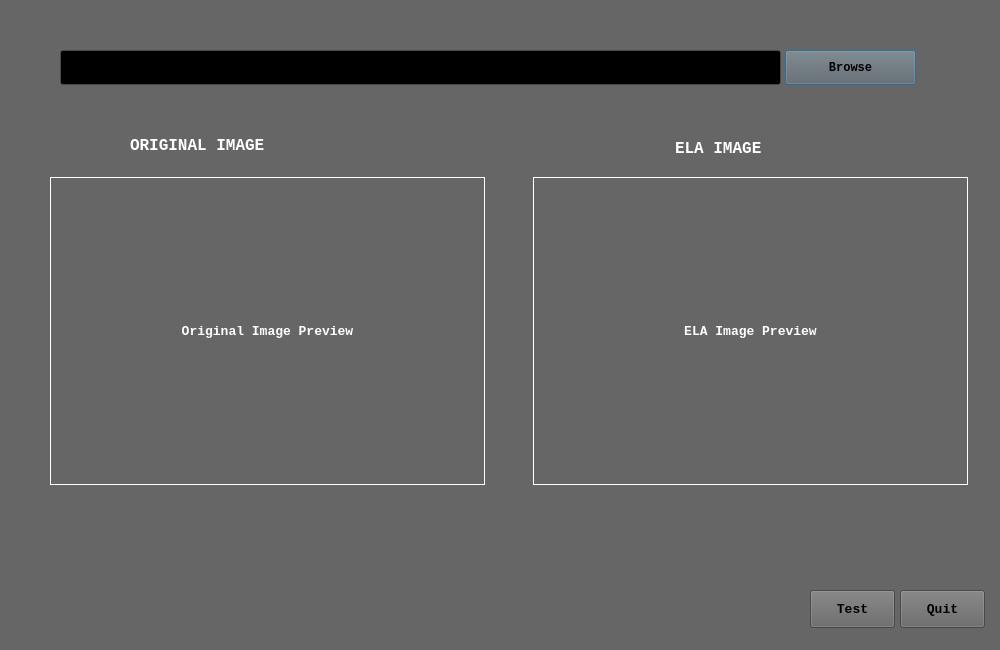
<?xml version="1.0" encoding="UTF-8"?>
<ui version="4.0">
 <class>Dialog</class>
 <widget class="QDialog" name="Dialog">
  <property name="geometry">
   <rect>
    <x>0</x>
    <y>0</y>
    <width>1000</width>
    <height>650</height>
   </rect>
  </property>
  <property name="palette">
   <palette>
    <active>
     <colorrole role="WindowText">
      <brush brushstyle="SolidPattern">
       <color alpha="255">
        <red>255</red>
        <green>255</green>
        <blue>255</blue>
       </color>
      </brush>
     </colorrole>
     <colorrole role="Button">
      <brush brushstyle="SolidPattern">
       <color alpha="255">
        <red>102</red>
        <green>102</green>
        <blue>102</blue>
       </color>
      </brush>
     </colorrole>
     <colorrole role="Light">
      <brush brushstyle="SolidPattern">
       <color alpha="255">
        <red>153</red>
        <green>153</green>
        <blue>153</blue>
       </color>
      </brush>
     </colorrole>
     <colorrole role="Midlight">
      <brush brushstyle="SolidPattern">
       <color alpha="255">
        <red>127</red>
        <green>127</green>
        <blue>127</blue>
       </color>
      </brush>
     </colorrole>
     <colorrole role="Dark">
      <brush brushstyle="SolidPattern">
       <color alpha="255">
        <red>51</red>
        <green>51</green>
        <blue>51</blue>
       </color>
      </brush>
     </colorrole>
     <colorrole role="Mid">
      <brush brushstyle="SolidPattern">
       <color alpha="255">
        <red>68</red>
        <green>68</green>
        <blue>68</blue>
       </color>
      </brush>
     </colorrole>
     <colorrole role="Text">
      <brush brushstyle="SolidPattern">
       <color alpha="255">
        <red>255</red>
        <green>255</green>
        <blue>255</blue>
       </color>
      </brush>
     </colorrole>
     <colorrole role="BrightText">
      <brush brushstyle="SolidPattern">
       <color alpha="255">
        <red>255</red>
        <green>255</green>
        <blue>255</blue>
       </color>
      </brush>
     </colorrole>
     <colorrole role="ButtonText">
      <brush brushstyle="SolidPattern">
       <color alpha="255">
        <red>255</red>
        <green>255</green>
        <blue>255</blue>
       </color>
      </brush>
     </colorrole>
     <colorrole role="Base">
      <brush brushstyle="SolidPattern">
       <color alpha="255">
        <red>0</red>
        <green>0</green>
        <blue>0</blue>
       </color>
      </brush>
     </colorrole>
     <colorrole role="Window">
      <brush brushstyle="SolidPattern">
       <color alpha="255">
        <red>102</red>
        <green>102</green>
        <blue>102</blue>
       </color>
      </brush>
     </colorrole>
     <colorrole role="Shadow">
      <brush brushstyle="SolidPattern">
       <color alpha="255">
        <red>0</red>
        <green>0</green>
        <blue>0</blue>
       </color>
      </brush>
     </colorrole>
     <colorrole role="AlternateBase">
      <brush brushstyle="SolidPattern">
       <color alpha="255">
        <red>51</red>
        <green>51</green>
        <blue>51</blue>
       </color>
      </brush>
     </colorrole>
     <colorrole role="ToolTipBase">
      <brush brushstyle="SolidPattern">
       <color alpha="255">
        <red>255</red>
        <green>255</green>
        <blue>220</blue>
       </color>
      </brush>
     </colorrole>
     <colorrole role="ToolTipText">
      <brush brushstyle="SolidPattern">
       <color alpha="255">
        <red>0</red>
        <green>0</green>
        <blue>0</blue>
       </color>
      </brush>
     </colorrole>
    </active>
    <inactive>
     <colorrole role="WindowText">
      <brush brushstyle="SolidPattern">
       <color alpha="255">
        <red>255</red>
        <green>255</green>
        <blue>255</blue>
       </color>
      </brush>
     </colorrole>
     <colorrole role="Button">
      <brush brushstyle="SolidPattern">
       <color alpha="255">
        <red>102</red>
        <green>102</green>
        <blue>102</blue>
       </color>
      </brush>
     </colorrole>
     <colorrole role="Light">
      <brush brushstyle="SolidPattern">
       <color alpha="255">
        <red>153</red>
        <green>153</green>
        <blue>153</blue>
       </color>
      </brush>
     </colorrole>
     <colorrole role="Midlight">
      <brush brushstyle="SolidPattern">
       <color alpha="255">
        <red>127</red>
        <green>127</green>
        <blue>127</blue>
       </color>
      </brush>
     </colorrole>
     <colorrole role="Dark">
      <brush brushstyle="SolidPattern">
       <color alpha="255">
        <red>51</red>
        <green>51</green>
        <blue>51</blue>
       </color>
      </brush>
     </colorrole>
     <colorrole role="Mid">
      <brush brushstyle="SolidPattern">
       <color alpha="255">
        <red>68</red>
        <green>68</green>
        <blue>68</blue>
       </color>
      </brush>
     </colorrole>
     <colorrole role="Text">
      <brush brushstyle="SolidPattern">
       <color alpha="255">
        <red>255</red>
        <green>255</green>
        <blue>255</blue>
       </color>
      </brush>
     </colorrole>
     <colorrole role="BrightText">
      <brush brushstyle="SolidPattern">
       <color alpha="255">
        <red>255</red>
        <green>255</green>
        <blue>255</blue>
       </color>
      </brush>
     </colorrole>
     <colorrole role="ButtonText">
      <brush brushstyle="SolidPattern">
       <color alpha="255">
        <red>255</red>
        <green>255</green>
        <blue>255</blue>
       </color>
      </brush>
     </colorrole>
     <colorrole role="Base">
      <brush brushstyle="SolidPattern">
       <color alpha="255">
        <red>0</red>
        <green>0</green>
        <blue>0</blue>
       </color>
      </brush>
     </colorrole>
     <colorrole role="Window">
      <brush brushstyle="SolidPattern">
       <color alpha="255">
        <red>102</red>
        <green>102</green>
        <blue>102</blue>
       </color>
      </brush>
     </colorrole>
     <colorrole role="Shadow">
      <brush brushstyle="SolidPattern">
       <color alpha="255">
        <red>0</red>
        <green>0</green>
        <blue>0</blue>
       </color>
      </brush>
     </colorrole>
     <colorrole role="AlternateBase">
      <brush brushstyle="SolidPattern">
       <color alpha="255">
        <red>51</red>
        <green>51</green>
        <blue>51</blue>
       </color>
      </brush>
     </colorrole>
     <colorrole role="ToolTipBase">
      <brush brushstyle="SolidPattern">
       <color alpha="255">
        <red>255</red>
        <green>255</green>
        <blue>220</blue>
       </color>
      </brush>
     </colorrole>
     <colorrole role="ToolTipText">
      <brush brushstyle="SolidPattern">
       <color alpha="255">
        <red>0</red>
        <green>0</green>
        <blue>0</blue>
       </color>
      </brush>
     </colorrole>
    </inactive>
    <disabled>
     <colorrole role="WindowText">
      <brush brushstyle="SolidPattern">
       <color alpha="255">
        <red>51</red>
        <green>51</green>
        <blue>51</blue>
       </color>
      </brush>
     </colorrole>
     <colorrole role="Button">
      <brush brushstyle="SolidPattern">
       <color alpha="255">
        <red>102</red>
        <green>102</green>
        <blue>102</blue>
       </color>
      </brush>
     </colorrole>
     <colorrole role="Light">
      <brush brushstyle="SolidPattern">
       <color alpha="255">
        <red>153</red>
        <green>153</green>
        <blue>153</blue>
       </color>
      </brush>
     </colorrole>
     <colorrole role="Midlight">
      <brush brushstyle="SolidPattern">
       <color alpha="255">
        <red>127</red>
        <green>127</green>
        <blue>127</blue>
       </color>
      </brush>
     </colorrole>
     <colorrole role="Dark">
      <brush brushstyle="SolidPattern">
       <color alpha="255">
        <red>51</red>
        <green>51</green>
        <blue>51</blue>
       </color>
      </brush>
     </colorrole>
     <colorrole role="Mid">
      <brush brushstyle="SolidPattern">
       <color alpha="255">
        <red>68</red>
        <green>68</green>
        <blue>68</blue>
       </color>
      </brush>
     </colorrole>
     <colorrole role="Text">
      <brush brushstyle="SolidPattern">
       <color alpha="255">
        <red>51</red>
        <green>51</green>
        <blue>51</blue>
       </color>
      </brush>
     </colorrole>
     <colorrole role="BrightText">
      <brush brushstyle="SolidPattern">
       <color alpha="255">
        <red>255</red>
        <green>255</green>
        <blue>255</blue>
       </color>
      </brush>
     </colorrole>
     <colorrole role="ButtonText">
      <brush brushstyle="SolidPattern">
       <color alpha="255">
        <red>51</red>
        <green>51</green>
        <blue>51</blue>
       </color>
      </brush>
     </colorrole>
     <colorrole role="Base">
      <brush brushstyle="SolidPattern">
       <color alpha="255">
        <red>102</red>
        <green>102</green>
        <blue>102</blue>
       </color>
      </brush>
     </colorrole>
     <colorrole role="Window">
      <brush brushstyle="SolidPattern">
       <color alpha="255">
        <red>102</red>
        <green>102</green>
        <blue>102</blue>
       </color>
      </brush>
     </colorrole>
     <colorrole role="Shadow">
      <brush brushstyle="SolidPattern">
       <color alpha="255">
        <red>0</red>
        <green>0</green>
        <blue>0</blue>
       </color>
      </brush>
     </colorrole>
     <colorrole role="AlternateBase">
      <brush brushstyle="SolidPattern">
       <color alpha="255">
        <red>102</red>
        <green>102</green>
        <blue>102</blue>
       </color>
      </brush>
     </colorrole>
     <colorrole role="ToolTipBase">
      <brush brushstyle="SolidPattern">
       <color alpha="255">
        <red>255</red>
        <green>255</green>
        <blue>220</blue>
       </color>
      </brush>
     </colorrole>
     <colorrole role="ToolTipText">
      <brush brushstyle="SolidPattern">
       <color alpha="255">
        <red>0</red>
        <green>0</green>
        <blue>0</blue>
       </color>
      </brush>
     </colorrole>
    </disabled>
   </palette>
  </property>
  <property name="windowTitle">
   <string>Image Forgery Detection</string>
  </property>
  <property name="autoFillBackground">
   <bool>true</bool>
  </property>
  <widget class="QLineEdit" name="filename">
   <property name="geometry">
    <rect>
     <x>60</x>
     <y>50</y>
     <width>721</width>
     <height>35</height>
    </rect>
   </property>
   <property name="palette">
    <palette>
     <active>
      <colorrole role="Text">
       <brush brushstyle="SolidPattern">
        <color alpha="255">
         <red>0</red>
         <green>0</green>
         <blue>0</blue>
        </color>
       </brush>
      </colorrole>
     </active>
     <inactive>
      <colorrole role="Text">
       <brush brushstyle="SolidPattern">
        <color alpha="255">
         <red>0</red>
         <green>0</green>
         <blue>0</blue>
        </color>
       </brush>
      </colorrole>
     </inactive>
     <disabled>
      <colorrole role="Text">
       <brush brushstyle="SolidPattern">
        <color alpha="255">
         <red>51</red>
         <green>51</green>
         <blue>51</blue>
        </color>
       </brush>
      </colorrole>
     </disabled>
    </palette>
   </property>
   <property name="font">
    <font>
     <family>Consolas</family>
     <pointsize>9</pointsize>
    </font>
   </property>
  </widget>
  <widget class="QPushButton" name="Browse">
   <property name="geometry">
    <rect>
     <x>785</x>
     <y>50</y>
     <width>131</width>
     <height>35</height>
    </rect>
   </property>
   <property name="palette">
    <palette>
     <active>
      <colorrole role="ButtonText">
       <brush brushstyle="SolidPattern">
        <color alpha="255">
         <red>0</red>
         <green>0</green>
         <blue>0</blue>
        </color>
       </brush>
      </colorrole>
     </active>
     <inactive>
      <colorrole role="ButtonText">
       <brush brushstyle="SolidPattern">
        <color alpha="255">
         <red>0</red>
         <green>0</green>
         <blue>0</blue>
        </color>
       </brush>
      </colorrole>
     </inactive>
     <disabled>
      <colorrole role="ButtonText">
       <brush brushstyle="SolidPattern">
        <color alpha="255">
         <red>51</red>
         <green>51</green>
         <blue>51</blue>
        </color>
       </brush>
      </colorrole>
     </disabled>
    </palette>
   </property>
   <property name="font">
    <font>
     <family>Consolas</family>
     <pointsize>9</pointsize>
     <weight>75</weight>
     <bold>true</bold>
    </font>
   </property>
   <property name="text">
    <string>Browse</string>
   </property>
  </widget>
  <widget class="QLabel" name="OI">
   <property name="geometry">
    <rect>
     <x>130</x>
     <y>130</y>
     <width>320</width>
     <height>30</height>
    </rect>
   </property>
   <property name="font">
    <font>
     <family>Consolas</family>
     <pointsize>12</pointsize>
     <weight>75</weight>
     <bold>true</bold>
    </font>
   </property>
   <property name="text">
    <string>ORIGINAL IMAGE</string>
   </property>
  </widget>
  <widget class="QLabel" name="ELA">
   <property name="geometry">
    <rect>
     <x>675</x>
     <y>130</y>
     <width>200</width>
     <height>36</height>
    </rect>
   </property>
   <property name="font">
    <font>
     <family>Consolas</family>
     <pointsize>12</pointsize>
     <weight>75</weight>
     <bold>true</bold>
    </font>
   </property>
   <property name="text">
    <string>ELA IMAGE</string>
   </property>
  </widget>
  <widget class="QLabel" name="ORIGINAL_IMAGE">
   <property name="geometry">
    <rect>
     <x>50</x>
     <y>177</y>
     <width>435</width>
     <height>308</height>
    </rect>
   </property>
   <property name="font">
    <font>
     <family>Consolas</family>
     <pointsize>10</pointsize>
     <weight>75</weight>
     <bold>true</bold>
    </font>
   </property>
   <property name="frameShape">
    <enum>QFrame::Box</enum>
   </property>
   <property name="text">
    <string>Original Image Preview</string>
   </property>
   <property name="alignment">
    <set>Qt::AlignCenter</set>
   </property>
  </widget>
  <widget class="QLabel" name="ELA_IMAGE">
   <property name="geometry">
    <rect>
     <x>533</x>
     <y>177</y>
     <width>435</width>
     <height>308</height>
    </rect>
   </property>
   <property name="font">
    <font>
     <family>Consolas</family>
     <pointsize>10</pointsize>
     <weight>75</weight>
     <bold>true</bold>
    </font>
   </property>
   <property name="frameShape">
    <enum>QFrame::Box</enum>
   </property>
   <property name="text">
    <string>ELA Image Preview</string>
   </property>
   <property name="alignment">
    <set>Qt::AlignCenter</set>
   </property>
  </widget>
  <widget class="QPushButton" name="Quit">
   <property name="geometry">
    <rect>
     <x>900</x>
     <y>590</y>
     <width>85</width>
     <height>38</height>
    </rect>
   </property>
   <property name="palette">
    <palette>
     <active>
      <colorrole role="ButtonText">
       <brush brushstyle="SolidPattern">
        <color alpha="255">
         <red>0</red>
         <green>0</green>
         <blue>0</blue>
        </color>
       </brush>
      </colorrole>
     </active>
     <inactive>
      <colorrole role="ButtonText">
       <brush brushstyle="SolidPattern">
        <color alpha="255">
         <red>0</red>
         <green>0</green>
         <blue>0</blue>
        </color>
       </brush>
      </colorrole>
     </inactive>
     <disabled>
      <colorrole role="ButtonText">
       <brush brushstyle="SolidPattern">
        <color alpha="255">
         <red>51</red>
         <green>51</green>
         <blue>51</blue>
        </color>
       </brush>
      </colorrole>
     </disabled>
    </palette>
   </property>
   <property name="font">
    <font>
     <family>Consolas</family>
     <pointsize>10</pointsize>
     <weight>75</weight>
     <bold>true</bold>
    </font>
   </property>
   <property name="text">
    <string>Quit</string>
   </property>
  </widget>
  <widget class="QPushButton" name="Test">
   <property name="geometry">
    <rect>
     <x>810</x>
     <y>590</y>
     <width>85</width>
     <height>38</height>
    </rect>
   </property>
   <property name="palette">
    <palette>
     <active>
      <colorrole role="ButtonText">
       <brush brushstyle="SolidPattern">
        <color alpha="255">
         <red>0</red>
         <green>0</green>
         <blue>0</blue>
        </color>
       </brush>
      </colorrole>
     </active>
     <inactive>
      <colorrole role="ButtonText">
       <brush brushstyle="SolidPattern">
        <color alpha="255">
         <red>0</red>
         <green>0</green>
         <blue>0</blue>
        </color>
       </brush>
      </colorrole>
     </inactive>
     <disabled>
      <colorrole role="ButtonText">
       <brush brushstyle="SolidPattern">
        <color alpha="255">
         <red>51</red>
         <green>51</green>
         <blue>51</blue>
        </color>
       </brush>
      </colorrole>
     </disabled>
    </palette>
   </property>
   <property name="font">
    <font>
     <family>Consolas</family>
     <pointsize>10</pointsize>
     <weight>75</weight>
     <bold>true</bold>
    </font>
   </property>
   <property name="text">
    <string>Test</string>
   </property>
  </widget>
  <widget class="QLabel" name="Result">
   <property name="geometry">
    <rect>
     <x>60</x>
     <y>550</y>
     <width>661</width>
     <height>86</height>
    </rect>
   </property>
   <property name="palette">
    <palette>
     <active>
      <colorrole role="WindowText">
       <brush brushstyle="SolidPattern">
        <color alpha="255">
         <red>255</red>
         <green>255</green>
         <blue>255</blue>
        </color>
       </brush>
      </colorrole>
      <colorrole role="Button">
       <brush brushstyle="SolidPattern">
        <color alpha="255">
         <red>255</red>
         <green>255</green>
         <blue>255</blue>
        </color>
       </brush>
      </colorrole>
      <colorrole role="Light">
       <brush brushstyle="SolidPattern">
        <color alpha="255">
         <red>255</red>
         <green>255</green>
         <blue>255</blue>
        </color>
       </brush>
      </colorrole>
      <colorrole role="Midlight">
       <brush brushstyle="SolidPattern">
        <color alpha="255">
         <red>255</red>
         <green>255</green>
         <blue>255</blue>
        </color>
       </brush>
      </colorrole>
      <colorrole role="Dark">
       <brush brushstyle="SolidPattern">
        <color alpha="255">
         <red>127</red>
         <green>127</green>
         <blue>127</blue>
        </color>
       </brush>
      </colorrole>
      <colorrole role="Mid">
       <brush brushstyle="SolidPattern">
        <color alpha="255">
         <red>170</red>
         <green>170</green>
         <blue>170</blue>
        </color>
       </brush>
      </colorrole>
      <colorrole role="Text">
       <brush brushstyle="SolidPattern">
        <color alpha="255">
         <red>0</red>
         <green>0</green>
         <blue>0</blue>
        </color>
       </brush>
      </colorrole>
      <colorrole role="BrightText">
       <brush brushstyle="SolidPattern">
        <color alpha="255">
         <red>255</red>
         <green>255</green>
         <blue>255</blue>
        </color>
       </brush>
      </colorrole>
      <colorrole role="ButtonText">
       <brush brushstyle="SolidPattern">
        <color alpha="255">
         <red>255</red>
         <green>255</green>
         <blue>255</blue>
        </color>
       </brush>
      </colorrole>
      <colorrole role="Base">
       <brush brushstyle="SolidPattern">
        <color alpha="255">
         <red>255</red>
         <green>255</green>
         <blue>255</blue>
        </color>
       </brush>
      </colorrole>
      <colorrole role="Window">
       <brush brushstyle="SolidPattern">
        <color alpha="255">
         <red>255</red>
         <green>255</green>
         <blue>255</blue>
        </color>
       </brush>
      </colorrole>
      <colorrole role="Shadow">
       <brush brushstyle="SolidPattern">
        <color alpha="255">
         <red>0</red>
         <green>0</green>
         <blue>0</blue>
        </color>
       </brush>
      </colorrole>
      <colorrole role="AlternateBase">
       <brush brushstyle="SolidPattern">
        <color alpha="255">
         <red>255</red>
         <green>255</green>
         <blue>255</blue>
        </color>
       </brush>
      </colorrole>
      <colorrole role="ToolTipBase">
       <brush brushstyle="SolidPattern">
        <color alpha="255">
         <red>255</red>
         <green>255</green>
         <blue>220</blue>
        </color>
       </brush>
      </colorrole>
      <colorrole role="ToolTipText">
       <brush brushstyle="SolidPattern">
        <color alpha="255">
         <red>0</red>
         <green>0</green>
         <blue>0</blue>
        </color>
       </brush>
      </colorrole>
     </active>
     <inactive>
      <colorrole role="WindowText">
       <brush brushstyle="SolidPattern">
        <color alpha="255">
         <red>255</red>
         <green>255</green>
         <blue>255</blue>
        </color>
       </brush>
      </colorrole>
      <colorrole role="Button">
       <brush brushstyle="SolidPattern">
        <color alpha="255">
         <red>255</red>
         <green>255</green>
         <blue>255</blue>
        </color>
       </brush>
      </colorrole>
      <colorrole role="Light">
       <brush brushstyle="SolidPattern">
        <color alpha="255">
         <red>255</red>
         <green>255</green>
         <blue>255</blue>
        </color>
       </brush>
      </colorrole>
      <colorrole role="Midlight">
       <brush brushstyle="SolidPattern">
        <color alpha="255">
         <red>255</red>
         <green>255</green>
         <blue>255</blue>
        </color>
       </brush>
      </colorrole>
      <colorrole role="Dark">
       <brush brushstyle="SolidPattern">
        <color alpha="255">
         <red>127</red>
         <green>127</green>
         <blue>127</blue>
        </color>
       </brush>
      </colorrole>
      <colorrole role="Mid">
       <brush brushstyle="SolidPattern">
        <color alpha="255">
         <red>170</red>
         <green>170</green>
         <blue>170</blue>
        </color>
       </brush>
      </colorrole>
      <colorrole role="Text">
       <brush brushstyle="SolidPattern">
        <color alpha="255">
         <red>0</red>
         <green>0</green>
         <blue>0</blue>
        </color>
       </brush>
      </colorrole>
      <colorrole role="BrightText">
       <brush brushstyle="SolidPattern">
        <color alpha="255">
         <red>255</red>
         <green>255</green>
         <blue>255</blue>
        </color>
       </brush>
      </colorrole>
      <colorrole role="ButtonText">
       <brush brushstyle="SolidPattern">
        <color alpha="255">
         <red>255</red>
         <green>255</green>
         <blue>255</blue>
        </color>
       </brush>
      </colorrole>
      <colorrole role="Base">
       <brush brushstyle="SolidPattern">
        <color alpha="255">
         <red>255</red>
         <green>255</green>
         <blue>255</blue>
        </color>
       </brush>
      </colorrole>
      <colorrole role="Window">
       <brush brushstyle="SolidPattern">
        <color alpha="255">
         <red>255</red>
         <green>255</green>
         <blue>255</blue>
        </color>
       </brush>
      </colorrole>
      <colorrole role="Shadow">
       <brush brushstyle="SolidPattern">
        <color alpha="255">
         <red>0</red>
         <green>0</green>
         <blue>0</blue>
        </color>
       </brush>
      </colorrole>
      <colorrole role="AlternateBase">
       <brush brushstyle="SolidPattern">
        <color alpha="255">
         <red>255</red>
         <green>255</green>
         <blue>255</blue>
        </color>
       </brush>
      </colorrole>
      <colorrole role="ToolTipBase">
       <brush brushstyle="SolidPattern">
        <color alpha="255">
         <red>255</red>
         <green>255</green>
         <blue>220</blue>
        </color>
       </brush>
      </colorrole>
      <colorrole role="ToolTipText">
       <brush brushstyle="SolidPattern">
        <color alpha="255">
         <red>0</red>
         <green>0</green>
         <blue>0</blue>
        </color>
       </brush>
      </colorrole>
     </inactive>
     <disabled>
      <colorrole role="WindowText">
       <brush brushstyle="SolidPattern">
        <color alpha="255">
         <red>127</red>
         <green>127</green>
         <blue>127</blue>
        </color>
       </brush>
      </colorrole>
      <colorrole role="Button">
       <brush brushstyle="SolidPattern">
        <color alpha="255">
         <red>255</red>
         <green>255</green>
         <blue>255</blue>
        </color>
       </brush>
      </colorrole>
      <colorrole role="Light">
       <brush brushstyle="SolidPattern">
        <color alpha="255">
         <red>255</red>
         <green>255</green>
         <blue>255</blue>
        </color>
       </brush>
      </colorrole>
      <colorrole role="Midlight">
       <brush brushstyle="SolidPattern">
        <color alpha="255">
         <red>255</red>
         <green>255</green>
         <blue>255</blue>
        </color>
       </brush>
      </colorrole>
      <colorrole role="Dark">
       <brush brushstyle="SolidPattern">
        <color alpha="255">
         <red>127</red>
         <green>127</green>
         <blue>127</blue>
        </color>
       </brush>
      </colorrole>
      <colorrole role="Mid">
       <brush brushstyle="SolidPattern">
        <color alpha="255">
         <red>170</red>
         <green>170</green>
         <blue>170</blue>
        </color>
       </brush>
      </colorrole>
      <colorrole role="Text">
       <brush brushstyle="SolidPattern">
        <color alpha="255">
         <red>127</red>
         <green>127</green>
         <blue>127</blue>
        </color>
       </brush>
      </colorrole>
      <colorrole role="BrightText">
       <brush brushstyle="SolidPattern">
        <color alpha="255">
         <red>255</red>
         <green>255</green>
         <blue>255</blue>
        </color>
       </brush>
      </colorrole>
      <colorrole role="ButtonText">
       <brush brushstyle="SolidPattern">
        <color alpha="255">
         <red>127</red>
         <green>127</green>
         <blue>127</blue>
        </color>
       </brush>
      </colorrole>
      <colorrole role="Base">
       <brush brushstyle="SolidPattern">
        <color alpha="255">
         <red>255</red>
         <green>255</green>
         <blue>255</blue>
        </color>
       </brush>
      </colorrole>
      <colorrole role="Window">
       <brush brushstyle="SolidPattern">
        <color alpha="255">
         <red>255</red>
         <green>255</green>
         <blue>255</blue>
        </color>
       </brush>
      </colorrole>
      <colorrole role="Shadow">
       <brush brushstyle="SolidPattern">
        <color alpha="255">
         <red>0</red>
         <green>0</green>
         <blue>0</blue>
        </color>
       </brush>
      </colorrole>
      <colorrole role="AlternateBase">
       <brush brushstyle="SolidPattern">
        <color alpha="255">
         <red>255</red>
         <green>255</green>
         <blue>255</blue>
        </color>
       </brush>
      </colorrole>
      <colorrole role="ToolTipBase">
       <brush brushstyle="SolidPattern">
        <color alpha="255">
         <red>255</red>
         <green>255</green>
         <blue>220</blue>
        </color>
       </brush>
      </colorrole>
      <colorrole role="ToolTipText">
       <brush brushstyle="SolidPattern">
        <color alpha="255">
         <red>0</red>
         <green>0</green>
         <blue>0</blue>
        </color>
       </brush>
      </colorrole>
     </disabled>
    </palette>
   </property>
   <property name="font">
    <font>
     <family>Consolas</family>
     <pointsize>15</pointsize>
     <weight>75</weight>
     <bold>true</bold>
    </font>
   </property>
   <property name="text">
    <string/>
   </property>
  </widget>
 </widget>
 <resources/>
 <connections/>
</ui>
